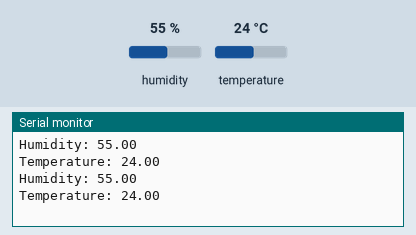
The sketch below on a simulated Arduino Uno, built with avr-gcc and run on an emulated ATmega328P. Shown: the last lines printed to the serial monitor. The inputs (shaded band) are chosen by the test bench; at power-on: humidity 55 %, temperature 24 °C.

Above: at 2.8 s.
2.9 s: humidity set to 22 %
At 5.2 s:
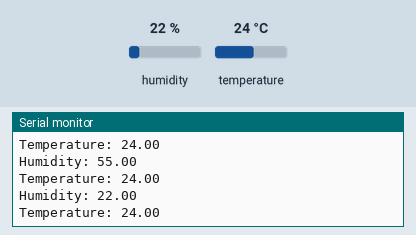
5.6 s: temperature set to 12 °C
At 7.3 s:
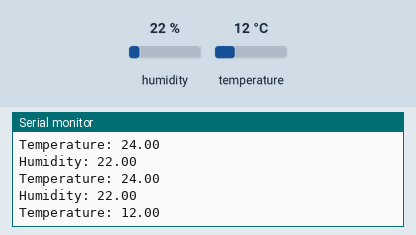
8.3 s: humidity set to 40 %
At 10.7 s:
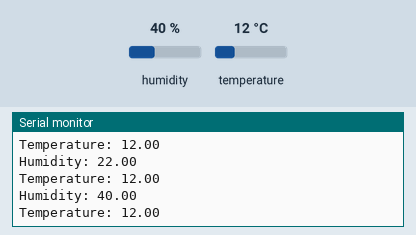
Timing chart, 0 to 12.2 s (numbered marks = the images above; inputs shaded):
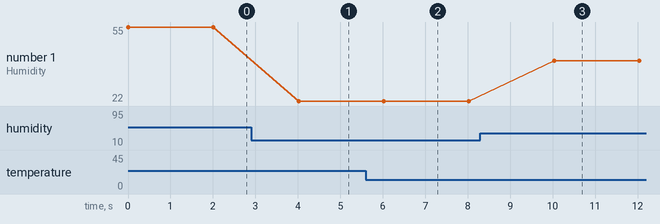

The sketch:

DHTTest.ino
```cpp
#include <DHT.h>

#define DHTPIN 2
#define DHTTYPE DHT22

DHT dht(DHTPIN, DHTTYPE);

void setup() {
  Serial.begin(9600);
  dht.begin();
}

void loop() {
  float h = dht.readHumidity();
  float t = dht.readTemperature();

  Serial.print("Humidity: ");
  Serial.println(h);
  Serial.print("Temperature: ");
  Serial.println(t);
  delay(2000);
}
```

Measured:
- after the input at 2.9 s, the serial monitor: prints a new line after 1.1 s (image 1)
- after the input at 5.6 s, the serial monitor: prints a new line after 0.44 s (image 2)
- after the input at 8.3 s, the serial monitor: prints a new line after 1.7 s (image 3)
- plotted number 1: 55 → 22 after the input at 2.9 s, 22 → 40 after the input at 8.3 s
